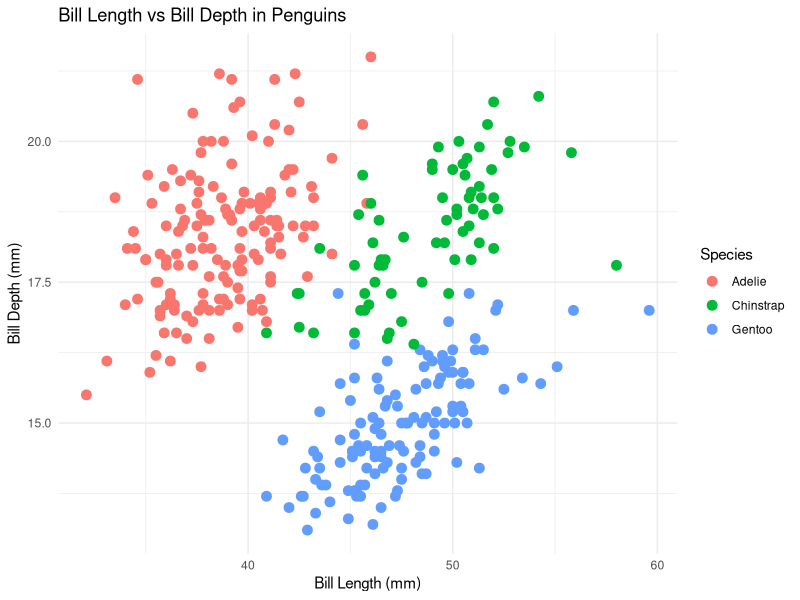
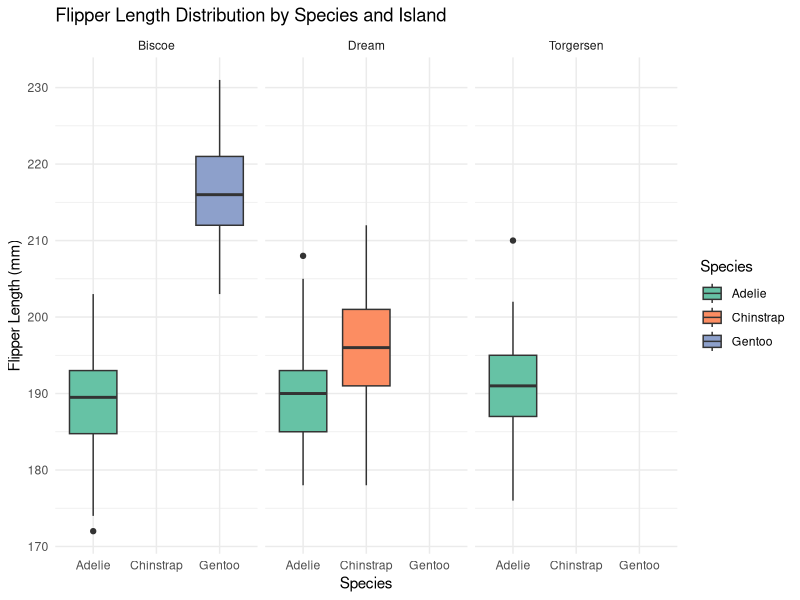

Write the R code that produced these figures, in order. (Note: this script raises an error after producing the figures.)
## ---- chunk 1
1 + 1
## ---- chunk 2
#| echo: false
2 * 2
## ---- chunk 3
# Load tidyverse and palmerpenguins libraries
  
## ---- chunk 4
library(tidyverse)
library(palmerpenguins)
## ---- chunk 5
# Create a ggplot scatter plot using the penguins dataset.
# Plot bill_length_mm on the x-axis and bill_depth_mm on the y-axis.
# Color points by species and use geom_point with size 3.
# Add a minimal theme and clean labels.
ggplot(data = penguins, aes(x = bill_length_mm, y = bill_depth_mm, color = species)) +
  geom_point(size = 3) +
  theme_minimal() +
  labs(
    title = "Bill Length vs Bill Depth in Penguins",
    x = "Bill Length (mm)",
    y = "Bill Depth (mm)",
    color = "Species"
  )
## ---- chunk 6
# Create a boxplot using the penguins dataset.
# Compare flipper_length_mm across different species.
# Facet the plot by island.
# Use a custom colour palette and theme_minimal().
ggplot(data = penguins, aes(x = species, y = flipper_length_mm, fill = species)) +
  geom_boxplot() +
  facet_wrap(~ island) +
  scale_fill_brewer(palette = "Set2") +
  theme_minimal() +
  labs(
    title = "Flipper Length Distribution by Species and Island",
    x = "Species",
    y = "Flipper Length (mm)",
    fill = "Species"
  )
## ---- chunk 7
## GitHub Copilot Reflection

##I used GitHub Copilot to generate two visualisations using the Palmer Penguins dataset: a scatterplot comparing bill length and bill depth, and a boxplot comparing flipper length across species and islands.

##I reviewed the generated code, executed both plots, and checked that the visualisations displayed correctly. This demonstrated how AI-assisted coding can support data exploration while still requiring human verification.
## ---- chunk 8
sst <- 30.2

if (sst > 29.5) {
  print("Warning: Marine heatwave threshold exceeded!")
} else {
  print("SST remains within baseline parameters.")
}
## ---- chunk 9
coral_monitoring <- tibble(
  site = c("Site_A", "Site_B", "Site_C"),
  depth_m = c(12, 35, 8)
)

coral_monitoring <- coral_monitoring %>%
  mutate(
    zone = if_else(depth_m > 30, "Deep Reef", "Shallow Reef")
  )

print(coral_monitoring)
## ---- chunk 10
coral_monitoring <- coral_monitoring %>%
  mutate(
    zone = case_when(
      depth_m < 10 ~ "Lagoon/Flats",
      depth_m <= 30 ~ "Crest/Slope",
      depth_m > 30 ~ "Mesophotic/Deep",
      TRUE ~ "Unclassified"
    )
  )

print(coral_monitoring)
## ---- chunk 11
marine_stations <- tibble(
  station = c("A", "B", "C", "D"),
  salinity = c(35, 28, 32, 12)
)

marine_stations <- marine_stations %>%
  mutate(
    environment_type = case_when(
      salinity < 15 ~ "Estuarine",
      salinity <= 30 ~ "Brackish",
      salinity > 30 ~ "Marine"
    )
  )

print(marine_stations)
## ---- chunk 12
for (year in 2020:2024) {
  print(paste("Monitoring year:", year))
}
## ---- chunk 13
transect_lengths <- c(50, 100, 25, 75)

for (i in seq_along(transect_lengths)) {
  print(paste(
    "Transect", i,
    "length:", transect_lengths[i], "metres"
  ))
}
## ---- chunk 14
library(purrr)

site_areas <- c(144, 400, 625)

site_lengths <- map_dbl(site_areas, sqrt)

print(site_lengths)
## ---- chunk 15
iris %>%
  split(.$Species) %>%
  map(~ summary(.x))
## ---- chunk 16
fish_counts <- list(
  Site_A = c(12, 15, 18),
  Site_B = c(8, 10, 12),
  Site_C = c(20, 25, 30)
)

for (site in names(fish_counts)) {
  print(paste(site, "Mean:", mean(fish_counts[[site]])))
}

map_dbl(fish_counts, mean)
## ---- chunk 17
calculate_coral_mortality <- function(initial_count, surviving_count) {
  if (initial_count <= 0) {
    stop("Initial count must be greater than zero.")
  }

  mortality <- (initial_count - surviving_count) / initial_count
  return(mortality)
}

calculate_coral_mortality(120, 84)
## ---- chunk 18
convert_temp_c_to_f <- function(temp_c) {
  if (temp_c < -273.15) {
    stop("Temperature cannot be below absolute zero.")
  }

  temp_f <- (temp_c * 9/5) + 32
  return(temp_f)
}

convert_temp_c_to_f(25)
## ---- chunk 19
#| error: true
convert_temp_c_to_f(-300)
## ---- chunk 20
fish_counts <- c(15, 24, 8, 42)
scaling_factors <- c(1.2, 0.8, 2.5, 1.1)

scaled_abundance <- purrr::map2_dbl(
  fish_counts,
  scaling_factors,
  ~ .x * .y
)

print(scaled_abundance)
## ---- chunk 21
clean_and_classify_survey <- function(data, column, threshold) {
  if (!column %in% names(data)) {
    stop("Column not found.")
  }

  data %>%
    tidyr::drop_na(dplyr::all_of(column)) %>%
    mutate(
      classification = if_else(
        .data[[column]] > threshold,
        "High",
        "Low"
      )
    )
}

survey <- tibble(
  site = c("A", "B", "C", "D"),
  coral_cover = c(20, 65, NA, 80)
)

clean_and_classify_survey(survey, "coral_cover", 50)
## ---- chunk 22
